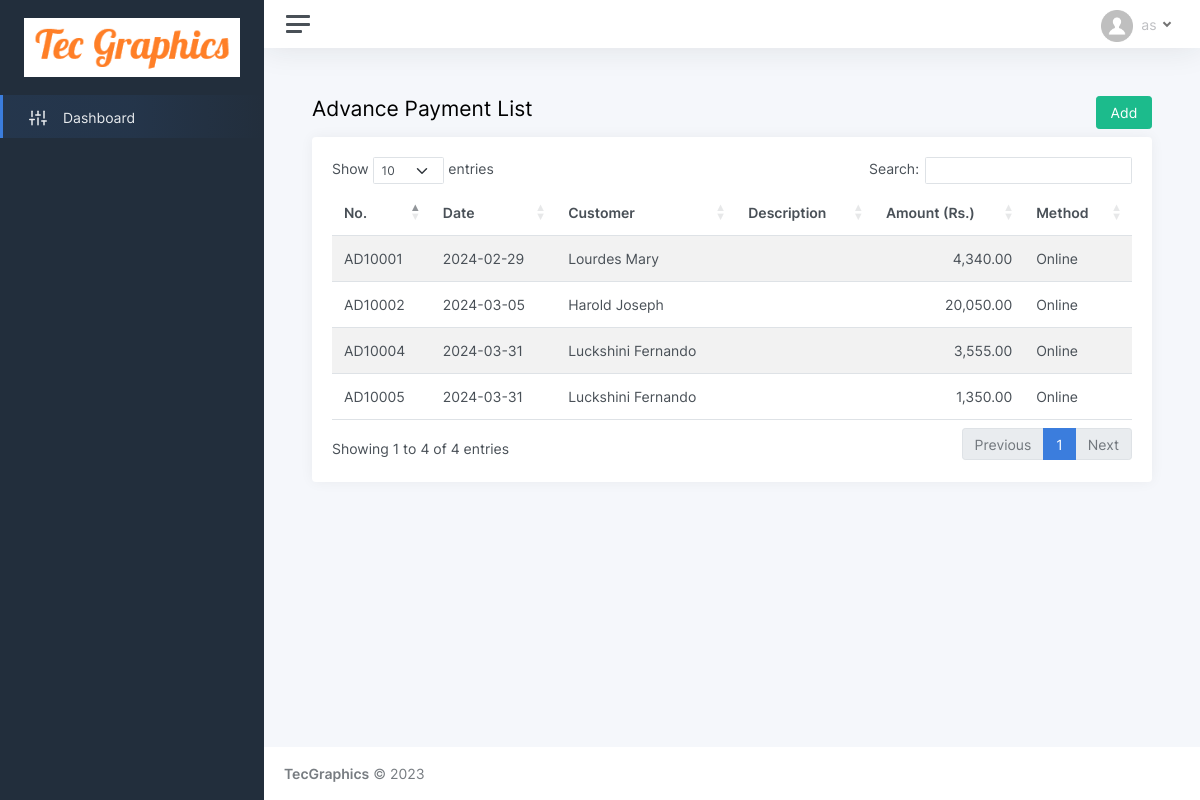
The app's page /advance_pay_list.php with its own data.
### tables this page shows
CREATE TABLE IF NOT EXISTS `advance_payment` (
  `id` int(11) NOT NULL AUTO_INCREMENT,
  `rec_no` varchar(10) NOT NULL,
  `rec_date` varchar(15) NOT NULL,
  `customer` int(11) NOT NULL,
  `description` varchar(250) NOT NULL,
  `amount` varchar(20) NOT NULL,
  `pay_type` varchar(15) NOT NULL,
  `status` varchar(10) NOT NULL DEFAULT 'pending',
  `balance` varchar(20) NOT NULL,
  `user` int(11) NOT NULL,
  `datetime` varchar(25) NOT NULL,
  `cheq_no` varchar(30) NOT NULL,
  `cheq_date` varchar(25) NOT NULL,
  `deposit_ref` varchar(75) NOT NULL,
  `quot_no` varchar(20) NOT NULL,
  PRIMARY KEY (`id`)
);

CREATE TABLE IF NOT EXISTS `customer` (
  `id` int(11) NOT NULL AUTO_INCREMENT,
  `ctype` varchar(5) NOT NULL,
  `title` int(11) NOT NULL,
  `name` varchar(75) NOT NULL,
  `last_name` varchar(50) NOT NULL,
  `mobile` varchar(20) NOT NULL,
  `phone` varchar(20) DEFAULT NULL,
  `fax` varchar(20) NOT NULL,
  `email` varchar(50) NOT NULL,
  `web` varchar(50) NOT NULL,
  `address1` varchar(75) NOT NULL,
  `address2` varchar(75) NOT NULL,
  `address3` varchar(75) NOT NULL,
  `active` varchar(5) NOT NULL DEFAULT 'yes',
  `login` varchar(5) NOT NULL DEFAULT 'no',
  `password` varchar(200) NOT NULL,
  `reg_mode` varchar(10) NOT NULL DEFAULT 'online',
  `reg_date` varchar(25) NOT NULL,
  PRIMARY KEY (`id`),
  KEY `title` (`title`)
);

### advance_pay_list.php (the view, shortened to what this page needs)
<!DOCTYPE html>
<html lang="en">
<head>
	<?php include('header.php'); ?>
</head>
<body>
	<div class="wrapper">
	<?php include('sidebar.php'); ?>
		<div class="main">
		<?php include('topbar.php'); ?>
			<main class="content">
				<div class="container-fluid p-0">
					<div class="row">
					<h1 class="h3 mb-3 col-10">Advance Payment List</h1>
					<div class="col-2" align="right"><a href="advance_payment.php"><button class="btn btn-success">Add</button></a></div>
					</div>
					<div class="row">
						<div class="col-12">
							<div class="card">
								<div class="card-body">
									<table id="datatables-reponsive" class="table table-striped" style="width:100%">
										<thead>
										  <tr>
											<th>No.</th>
											<th>Date</th>
											<th>Customer</th>
											<th>Description</th>
											<th>Amount (Rs.)</th>
											<th>Method</th>
										  </tr>
										</thead>
										<tbody>
										  <?php
										  $select_in = mysqli_query($con, "SELECT * FROM advance_payment");
										  while($result_in= mysqli_fetch_array($select_in)){
											$select_cus = mysqli_query($con, "SELECT name, last_name FROM customer WHERE id = '{$result_in['customer']}'");
											$result_cus = mysqli_fetch_array($select_cus);
										  ?>
										  <tr>
											<td><?php echo $result_in['rec_no']; ?></td>
											<td><?php echo $result_in['rec_date']; ?></td>
											<td><?php echo $result_cus['name'].' '.$result_cus['last_name']; ?></td>
											<td><?php echo $result_in['description']; ?></td>
											<td align="right"><?php echo number_format($result_in['amount'],2); ?></td>
											<td><?php echo $result_in['pay_type']; ?></td>
										 </tr>
										  <?php } ?>
										</tbody>
									</table>
								</div>
							</div>
						</div>
					</div>
				</div>
			</main>
			<?php include('footer.php'); ?>
		</div>
	</div>
</body>
</html>

### header.php (shortened to what this page needs)
<link href="css/app.css" rel="stylesheet">
<link href="fonts/font-css.css" rel="stylesheet">
<link class="js-stylesheet" href="css/light.css" rel="stylesheet">

### sidebar.php (shortened to what this page needs)
<nav id="sidebar" class="sidebar js-sidebar">
			<div class="sidebar-content js-simplebar">
				<a class="sidebar-brand" href="dashboard.php">
					<img src="assets/img/logo.png" alt="TecGraphics" class="img-fluid">
				</a>
				<ul class="sidebar-nav">
					<li class="sidebar-item active">
						<a class="sidebar-link" href="dashboard.php">
							<i class="align-middle" data-feather="sliders"></i>
							<span class="align-middle">Dashboard</span>
						 </a>
					</li>
				</ul>
			</div>
		</nav>

### topbar.php (shortened to what this page needs)
<?php
include('db_connection.php');
$sel_user = mysqli_query($con, "SELECT profile_pic FROM users WHERE id = '{$_SESSION["logUserId"]}'");
$res_user = mysqli_fetch_array($sel_user);
if($res_user['profile_pic'] != ''){
	$profile_pic = $res_user['profile_pic'];
} else {
	$profile_pic = 'no_image.png';
}
?>
<nav class="navbar navbar-expand navbar-light navbar-bg">
				<a class="sidebar-toggle js-sidebar-toggle">
          <i class="hamburger align-self-center"></i>
        </a>
				<div class="navbar-collapse collapse">
					<ul class="navbar-nav navbar-align">
						<li class="nav-item dropdown">
							<a class="nav-link dropdown-toggle d-none d-sm-inline-block" href="#" data-bs-toggle="dropdown">
                <img src="img/avatars/<?php echo $profile_pic; ?>" class="avatar img-fluid rounded me-1" alt="<?php echo $_SESSION["logUserName"]; ?>" /> <span style="color:#bebfc2"> as </span>
              </a>
						</li>
					</ul>
				</div>
			</nav>

### footer.php
<footer class="footer">
	<div class="container-fluid">
		<div class="row text-muted">
			<div class="col-6 text-start">
				<p class="mb-0">
					<strong>TecGraphics</strong> &copy; 2023
				</p>
			</div>
		</div>
	</div>
</footer>

### records on screen
advance_payment: rec_no "AD10001", rec_date "2024-02-29", customer.name "Lourdes", customer.last_name "Mary", amount "4,340.00", pay_type "Online"
advance_payment: rec_no "AD10002", rec_date "2024-03-05", customer.name "Harold", customer.last_name "Joseph", amount "20,050.00", pay_type "Online"
advance_payment: rec_no "AD10004", rec_date "2024-03-31", customer.name "Luckshini", customer.last_name "Fernando", amount "3,555.00", pay_type "Online"
advance_payment: rec_no "AD10005", rec_date "2024-03-31", customer.name "Luckshini", customer.last_name "Fernando", amount "1,350.00", pay_type "Online"
